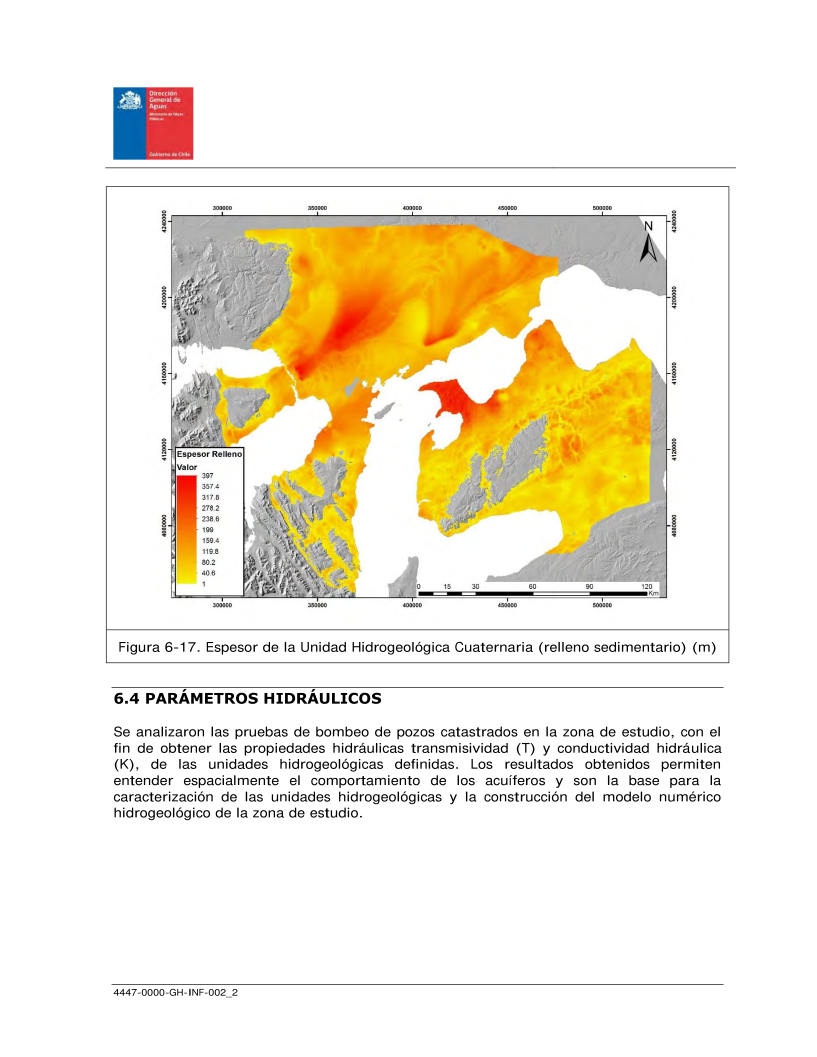
#> input picture 02 PyScripts Magallanes/input/Figura6_17_EspesorRelleno.png, 2449 x 3169 px, found by its file name (shown at 1/3 size)
$ python 09_digitalizar_espesor_relleno.py
#> lines starting #> are read from the running program, lines starting #| are printed output that depends on the picture; after the words box and inside, x2 and y2 are one past the last pixel; in counts of white or black regions, pixels touching at a corner belong together
### 02 PyScripts Magallanes/project_paths.py
from __future__ import annotations

import csv
import os
from pathlib import Path
from typing import Iterable

SCRIPT_DIR = Path(__file__).resolve().parent
BASE_DIR_PATH = Path(os.environ.get("MAGALLANES_BASE_DIR", SCRIPT_DIR.parent)).resolve()
PY_SCRIPTS_DIR_PATH = BASE_DIR_PATH / "02 PyScripts Magallanes"
EDITABLE_INPUTS_DIR_PATH = Path(
    os.environ.get("MAGALLANES_EDITABLE_INPUTS_DIR", BASE_DIR_PATH / "Editable_Inputs")
).resolve()

BASE_DIR = str(BASE_DIR_PATH)
PY_SCRIPTS_DIR = str(PY_SCRIPTS_DIR_PATH)
EDITABLE_INPUTS_DIR = str(EDITABLE_INPUTS_DIR_PATH)

INPUT_CATALOG = [
    {"category": "perhc", "relative_path": "01 Etapa 1/Anexos/Anexo E - SIG/04_Geodatabases/PERHC/area_estudio_total.shp"},
    {"category": "perhc", "relative_path": "01 Etapa 1/Anexos/Anexo E - SIG/04_Geodatabases/PERHC/cuenca_rio_penitente.shp"},
    {"category": "perhc", "relative_path": "01 Etapa 1/Anexos/Anexo E - SIG/04_Geodatabases/PERHC/cuenca_rio_del_oro.shp"},
    {"category": "perhc", "relative_path": "01 Etapa 1/Anexos/Anexo E - SIG/04_Geodatabases/PERHC/cuenca_rio_robalo.shp"},
    {"category": "perhc", "relative_path": "01 Etapa 1/Anexos/Anexo E - SIG/04_Geodatabases/PERHC/red_hidro_penitente.shp"},
    {"category": "perhc", "relative_path": "01 Etapa 1/Anexos/Anexo E - SIG/04_Geodatabases/PERHC/red_hidro_oro.shp"},
    {"category": "perhc", "relative_path": "01 Etapa 1/Anexos/Anexo E - SIG/04_Geodatabases/PERHC/red_hidro_robalo.shp"},
    {"category": "perhc", "relative_path": "01 Etapa 1/Anexos/Anexo E - SIG/04_Geodatabases/PERHC/hidro_masas_lacustres.shp"},
    {"category": "raster", "relative_path": "01 Etapa 1/Anexos/Anexo E - SIG/05_Raster/EZ_DEM_penitente.shp"},
    {"category": "raster", "relative_path": "01 Etapa 1/Anexos/Anexo E - SIG/05_Raster/EZ_DEM_oro.shp"},
    {"category": "raster", "relative_path": "01 Etapa 1/Anexos/Anexo E - SIG/05_Raster/EZ_DEM_robalo.shp"},
    {"category": "sig3d", "relative_path": "03 SIG Magallanes/Lagunas.shp"},
    {"category": "sig3d", "relative_path": "03 SIG Magallanes/propsBOT_Vertientes_Proj.shp"},
    {"category": "sig3d", "relative_path": "03 SIG Magallanes/propsBOT_Fuego_Proj.shp"},
    {"category": "pozos", "relative_path": "01 Etapa 1/Antecedentes/Pozos/Consolidado Pozos/Derechos_de_Agua.xlsx"},
    {"category": "pozos", "relative_path": "01 Etapa 1/Antecedentes/Pozos/DDAA_subte.xlsx"},
    {"category": "pozos", "relative_path": "01 Etapa 1/Antecedentes/Pozos/pozo_nuevo.shp"},
    {"category": "pozos", "relative_path": "01 Etapa 1/Antecedentes/MEE/Rio_Oro.csv"},
    {"category": "datasets", "relative_path": "02 PyScripts Magallanes/data_set_oferta_hidrica.xlsx"},
    {"category": "datasets", "relative_path": "02 PyScripts Magallanes/datos_cuencas.json"},
    {"category": "datasets", "relative_path": "02 PyScripts Magallanes/pozos_acuifero.csv"},
    {"category": "datasets", "relative_path": "02 PyScripts Magallanes/pozos_acuifero.geojson"},
    {"category": "dem", "relative_path": "02 PyScripts Magallanes/DEM_Copernicus_30m/mosaicos/DEM_Cop30_Penitente_UTM19S.tif"},
    {"category": "dem", "relative_path": "02 PyScripts Magallanes/DEM_Copernicus_30m/mosaicos/DEM_Cop30_El_Oro_UTM19S.tif"},
    {"category": "dem", "relative_path": "02 PyScripts Magallanes/DEM_Copernicus_30m/mosaicos/DEM_Cop30_Robalo_UTM19S.tif"},
    {"category": "dem", "relative_path": "02 PyScripts Magallanes/DEM_Copernicus_30m/espesor_relleno/EspesorRelleno_Regional.tif"},
    {"category": "dem", "relative_path": "02 PyScripts Magallanes/DEM_Copernicus_30m/espesor_relleno/EspesorRelleno_Penitente.tif"},
    {"category": "dem", "relative_path": "02 PyScripts Magallanes/DEM_Copernicus_30m/espesor_relleno/EspesorRelleno_El_Oro.tif"},
    {"category": "dem", "relative_path": "02 PyScripts Magallanes/input/Figura6_17_EspesorRelleno.png"},
]


def _as_relative_path(path: str | os.PathLike[str]) -> Path:
    candidate = Path(path)
    if candidate.is_absolute():
        try:
            return candidate.resolve().relative_to(BASE_DIR_PATH)
        except ValueError:
            return candidate
    return candidate


def resolve_input(path: str | os.PathLike[str]) -> str:
    rel = _as_relative_path(path)
    if rel.is_absolute():
        return str(rel)
    override = EDITABLE_INPUTS_DIR_PATH / rel
    if override.exists():
        return str(override)
    return str(BASE_DIR_PATH / rel)


# [5 lines left out: function editable_target, not called in this run]


def ensure_editable_root() -> Path:
    EDITABLE_INPUTS_DIR_PATH.mkdir(parents=True, exist_ok=True)
    return EDITABLE_INPUTS_DIR_PATH


def iter_catalog() -> Iterable[dict[str, str]]:
    return INPUT_CATALOG


# [7 lines left out: function write_catalog_csv, not called in this run]

### 02 PyScripts Magallanes/09_digitalizar_espesor_relleno.py
"""
Script 09 (v2): Digitalización Figura 6-17 — Espesor Relleno Cuaternario
==========================================================================
Proyecto : Análisis de Recursos Hídricos - Cuencas Magallanes (IDIEM/DGA)
Propósito:
  Reproduce el raster "Espesor de la Unidad Hidrogeológica Cuaternaria
  (relleno sedimentario)" de la Figura 6-17.

  Modo imagen (prioritario): convierte color→espesor desde el PNG
  extraído del PDF. Calibración exacta del marco de la figura.

  Modo manual (fallback): ~200 puntos de control actualizados desde
  lectura cuidadosa de la figura con las cuencas de estudio superpuestas.

  Correcciones respecto a v1:
    - Cuenca Penitente: mayormente roca (0 m). Sólo franja E tiene
      relleno ~20–100 m (no 300–400 m como estaba antes).
    - Cuenca El Oro: mezcla valle 40–150 m + afloramientos rocosos.
    - Pampa profunda (300–397 m) sólo E=330k–380k, N=4210k–4248k
      (fuera de las cuencas de estudio).
    - Suavizado gaussiano reforzado para evitar gradientes abruptos.

  Salida:
    DEM_Copernicus_30m/espesor_relleno/EspesorRelleno_Regional.tif
    DEM_Copernicus_30m/espesor_relleno/EspesorRelleno_Penitente.tif
    DEM_Copernicus_30m/espesor_relleno/EspesorRelleno_El_Oro.tif
    input/VALIDACION_espesor_relleno.png

  Cuenca Róbalo (Y≈3 904 000) está fuera del extent → Script 07 usa gaussiano.

Autor : Especialista Senior en Modelación
Fecha : 11-03-2026
"""

import os
import numpy as np
import geopandas as gpd
import rasterio
from rasterio.transform import from_origin
from rasterio.crs import CRS
from rasterio.mask import mask as rio_mask
from scipy.interpolate import griddata
from scipy.ndimage import gaussian_filter
from project_paths import BASE_DIR as BASE, PY_SCRIPTS_DIR as OUT, resolve_input

# ─────────────────────────────────────────────────────────
# RUTAS
# ─────────────────────────────────────────────────────────
IMG_PATH  = resolve_input("02 PyScripts Magallanes/input/Figura6_17_EspesorRelleno.png")
BASIN_SHP = resolve_input("01 Etapa 1/Anexos/Anexo E - SIG/04_Geodatabases/PERHC/area_estudio_total.shp")
FILL_D    = os.path.join(OUT, "DEM_Copernicus_30m/espesor_relleno")
os.makedirs(FILL_D, exist_ok=True)
os.makedirs(os.path.join(OUT, "input"), exist_ok=True)

# ─────────────────────────────────────────────────────────
# CALIBRACIÓN PIXEL→UTM (extraída del análisis del PDF a 4x zoom)
# Marco del mapa visible en Figura 6-17:
#   col 318  → E = 300 000 m  |  col 2186 → E = 500 000 m
#   row 262  → N = 4 240 000 m|  row 1800 → N = 4 080 000 m
# ─────────────────────────────────────────────────────────
MAP_PIX_LEFT   =  318
MAP_PIX_TOP    =  262
MAP_PIX_RIGHT  = 2186
MAP_PIX_BOTTOM = 1800
MAP_X_LEFT     = 300_000
MAP_X_RIGHT    = 500_000
MAP_Y_TOP      = 4_240_000
MAP_Y_BOTTOM   = 4_080_000

# ─────────────────────────────────────────────────────────────────────────────
# PUNTOS DE CONTROL MANUALES ACTUALIZADOS (UTM 32719)
# Leídos de Fig 6-17 con cuencas de estudio superpuestas.
# Columnas: Easting, Northing, Espesor_m
#
# Reglas aplicadas:
#  - Gris (roca) → 0 m
#  - Blanco (agua/mar) → nodata (excluido de interpolación)
#  - Amarillo (H~60°) → ~1–40 m
#  - Naranja (H~30°)  → ~130–200 m
#  - Rojo    (H~0°)   → ~350–397 m
#  - Penitente interior: roca 0 m, franja E (E>335k): 25–100 m
#  - El Oro: valles 40–150 m, afloramientos rocosos 0 m
# ─────────────────────────────────────────────────────────────────────────────
CONTROL_POINTS = np.array([

    # ── PAMPA NORTE — zona más profunda (fuera de cuencas) ───────────────────
    # Franja N=4235k–4248k, E=330k–370k: rojo intenso 360–397 m
    [330000, 4248000, 290], [340000, 4248000, 355], [350000, 4248000, 385],
    [355000, 4248000, 397], [360000, 4248000, 390], [370000, 4248000, 360],
    [380000, 4248000, 290], [390000, 4248000, 215], [400000, 4248000, 145],

    [330000, 4238000, 310], [340000, 4238000, 370], [350000, 4238000, 395],
    [355000, 4238000, 397], [360000, 4238000, 388], [370000, 4238000, 355],
    [380000, 4238000, 275], [390000, 4238000, 195], [400000, 4238000, 130],
    [410000, 4238000,  75], [420000, 4238000,  40],

    [330000, 4228000, 280], [340000, 4228000, 345], [350000, 4228000, 370],
    [358000, 4228000, 380], [365000, 4228000, 355], [375000, 4228000, 300],
    [385000, 4228000, 235], [395000, 4228000, 160], [405000, 4228000, 100],
    [415000, 4228000,  55], [425000, 4228000,  25],

    [330000, 4218000, 240], [340000, 4218000, 300], [350000, 4218000, 330],
    [360000, 4218000, 315], [370000, 4218000, 270], [380000, 4218000, 205],
    [390000, 4218000, 145], [400000, 4218000,  90], [410000, 4218000,  50],
    [420000, 4218000,  22], [430000, 4218000,  10],

    [325000, 4208000, 185], [335000, 4208000, 235], [345000, 4208000, 260],
    [355000, 4208000, 245], [365000, 4208000, 210], [375000, 4208000, 160],
    [385000, 4208000, 110], [395000, 4208000,  70], [405000, 4208000,  38],
    [415000, 4208000,  15], [425000, 4208000,   5],

    [320000, 4198000, 120], [330000, 4198000, 165], [340000, 4198000, 195],
    [350000, 4198000, 185], [360000, 4198000, 160], [370000, 4198000, 125],
    [380000, 4198000,  86], [390000, 4198000,  52], [400000, 4198000,  28],
    [410000, 4198000,  12],

    [315000, 4188000,  62], [325000, 4188000, 100], [335000, 4188000, 130],
    [345000, 4188000, 135], [355000, 4188000, 115], [365000, 4188000,  85],
    [375000, 4188000,  55], [385000, 4188000,  30], [395000, 4188000,  14],

    [308000, 4178000,  28], [318000, 4178000,  55], [328000, 4178000,  75],
    [338000, 4178000,  82], [348000, 4178000,  72], [358000, 4178000,  52],
    [368000, 4178000,  32], [378000, 4178000,  16],

    [305000, 4168000,  14], [315000, 4168000,  30], [325000, 4168000,  48],
    [335000, 4168000,  58], [345000, 4168000,  52], [355000, 4168000,  36],
    [365000, 4168000,  20], [375000, 4168000,   8],

    # ── CUENCA PENITENTE (E=292k–346k, N=4182k–4248k) ───────────────────────
    # Interior mayormente roca (gris = 0 m). Sólo franja oriental tiene relleno.
    # Zona W-central: bedrock
    [293000, 4190000,  0], [297000, 4205000,  0], [300000, 4218000,  0],
    [303000, 4230000,  5], [300000, 4242000,  5], [295000, 4246000,  0],
    [305000, 4196000,  0], [308000, 4210000,  0], [312000, 4222000,  8],
    [312000, 4234000, 12], [309000, 4244000,  8],
    [318000, 4185000,  0], [320000, 4200000,  5], [320000, 4214000, 12],
    [322000, 4226000, 20], [320000, 4238000, 18],
    [327000, 4184000,  5], [328000, 4196000, 12], [328000, 4210000, 22],
    [328000, 4222000, 32], [327000, 4234000, 28],

    # Franja oriental Penitente: transición yellow → light orange (~25–95 m)
    [334000, 4184000, 22], [336000, 4194000, 38], [337000, 4204000, 55],
    [338000, 4214000, 70], [339000, 4224000, 82], [340000, 4234000, 90],
    [340000, 4244000, 88], [341000, 4246000, 80],
    [343000, 4188000, 28], [344000, 4200000, 48], [344000, 4212000, 65],
    [345000, 4222000, 78], [345000, 4234000, 85], [345000, 4244000, 82],

    # ── CUENCA EL ORO (E=421k–454k, N=4083k–4145k) ──────────────────────────
    # Valles con relleno moderado; afloramientos rocosos en SE (0 m)
    # Borde sur (muy poco relleno)
    [422000, 4083000,  5], [428000, 4087000, 18], [435000, 4085000, 12],
    [442000, 4085000,  8], [449000, 4084000,  5], [453000, 4087000,  8],
    # Franja central
    [423000, 4095000, 28], [429000, 4098000, 48], [435000, 4097000, 35],
    [441000, 4095000, 28], [447000, 4093000, 20], [452000, 4093000, 22],
    [423000, 4106000, 48], [429000, 4110000, 72], [435000, 4108000, 58],
    [440000, 4107000, 42], [446000, 4104000, 35], [451000, 4104000, 38],
    [424000, 4116000, 68], [430000, 4120000, 95], [436000, 4118000, 78],
    [441000, 4116000, 60], [447000, 4113000, 50], [451000, 4113000, 55],
    # Franja norte (más gruesa)
    [424000, 4126000, 88], [430000, 4130000,115], [435000, 4129000, 92],
    [440000, 4127000, 72], [446000, 4124000, 62], [451000, 4122000, 68],
    [424000, 4133000,105], [430000, 4136000,128], [435000, 4135000,105],
    [440000, 4133000, 82], [446000, 4130000, 72], [451000, 4129000, 78],
    [425000, 4140000,100], [430000, 4142000,120], [435000, 4141000, 98],
    [440000, 4139000, 76], [445000, 4137000, 65], [450000, 4136000, 70],
    [452000, 4141000, 62],
    # Afloramiento rocoso SE de El Oro (gris en la figura)
    [445000, 4120000, 25], [449000, 4128000, 38], [452000, 4135000, 52],

    # ── FRANJA TDF CENTRAL (entre cuencas) ──────────────────────────────────
    # E=400k–500k, N=4080k–4210k — zona naranja variable
    [402000, 4088000,  8], [412000, 4088000, 14], [422000, 4088000, 18],
    [432000, 4088000, 22], [442000, 4088000, 15], [452000, 4088000, 10],
    [462000, 4088000,  6], [472000, 4088000,   4], [482000, 4088000,  2],
    [492000, 4088000,  1],

    [402000, 4100000, 14], [412000, 4100000, 24], [422000, 4100000, 34],
    [432000, 4100000, 38], [442000, 4100000, 28], [452000, 4100000, 20],
    [462000, 4100000, 14], [472000, 4100000, 10], [482000, 4100000,  6],
    [492000, 4100000,  3],

    [402000, 4115000, 22], [412000, 4115000, 38], [422000, 4115000, 55],
    [432000, 4115000, 60], [442000, 4115000, 50], [452000, 4115000, 40],
    [462000, 4115000, 28], [472000, 4115000, 20], [482000, 4115000, 12],
    [492000, 4115000,  6],

    [402000, 4130000, 32], [412000, 4130000, 52], [422000, 4130000, 72],
    [432000, 4130000, 82], [442000, 4130000, 72], [452000, 4130000, 60],
    [462000, 4130000, 46], [472000, 4130000, 32], [482000, 4130000, 20],
    [492000, 4130000, 10],

    [402000, 4145000, 42], [412000, 4145000, 65], [422000, 4145000, 90],
    [432000, 4145000,105], [442000, 4145000, 95], [452000, 4145000, 82],
    [462000, 4145000, 68], [472000, 4145000, 52], [482000, 4145000, 35],
    [492000, 4145000, 20],

    [402000, 4158000, 55], [412000, 4158000, 80], [422000, 4158000,108],
    [432000, 4158000,125], [442000, 4158000,120], [452000, 4158000,108],
    [462000, 4158000, 92], [472000, 4158000, 75], [482000, 4158000, 55],
    [492000, 4158000, 35],

    [402000, 4170000, 65], [412000, 4170000, 88], [422000, 4170000,112],
    [432000, 4170000,130], [442000, 4170000,128], [452000, 4170000,118],
    [462000, 4170000,104], [472000, 4170000, 88], [482000, 4170000, 68],
    [492000, 4170000, 45],

    [402000, 4182000, 62], [412000, 4182000, 84], [422000, 4182000,106],
    [432000, 4182000,122], [442000, 4182000,120], [452000, 4182000,110],
    [462000, 4182000, 96], [472000, 4182000, 80], [482000, 4182000, 62],
    [492000, 4182000, 42],

    [402000, 4194000, 52], [412000, 4194000, 72], [422000, 4194000, 92],
    [432000, 4194000,108], [442000, 4194000,108], [452000, 4194000, 98],
    [462000, 4194000, 85], [472000, 4194000, 68], [482000, 4194000, 50],
    [492000, 4194000, 32],

    [402000, 4206000, 38], [412000, 4206000, 55], [422000, 4206000, 74],
    [432000, 4206000, 88], [442000, 4206000, 88], [452000, 4206000, 80],
    [462000, 4206000, 68], [472000, 4206000, 52], [482000, 4206000, 36],
    [492000, 4206000, 20],

    # ── BORDES Y ZONAS DE ROCA (S=0 m) ──────────────────────────────────────
    # Borde W (cordillera patagónica, roca)
    [280000, 4080000, 0], [280000, 4100000, 0], [280000, 4120000, 0],
    [280000, 4140000, 0], [280000, 4160000, 0], [280000, 4180000, 0],
    [280000, 4200000, 0], [280000, 4220000, 0], [280000, 4240000, 0],
    # Borde E (roca TDF oriental)
    [502000, 4080000, 0], [502000, 4100000, 0], [502000, 4120000, 0],
    [502000, 4140000, 0], [502000, 4160000, 0], [502000, 4180000, 0],
    [502000, 4200000, 0], [502000, 4220000, 0],

], dtype=np.float32)


# [53 lines left out: function build_regional_raster, not called in this run]


def build_fill_from_image(img_path, regional_tif, resolution=250):
    """
    Conversión automática color→espesor desde imagen PNG.

    Calibración de píxeles (extraída del PDF a 4×zoom = 2449×3169 px):
      col 318  → E=300 000 m  |  col 2186 → E=500 000 m
      row 262  → N=4 240 000 m|  row 1800 → N=4 080 000 m

    Escala de colores de la leyenda (HSV):
      Amarillo H≈60°, S≈1, V≈1 → 1 m
      Rojo     H≈0°,  S≈1, V≈1 → 397 m
      Conversión: depth = 1 + 396 × (60 − H°) / 60   para H ∈ [0°,65°]

    Gris (roca, S<0.20 o no-amarillo/naranja/rojo) → nodata
    Blanco (agua, V>0.97 y S<0.08) → nodata

    Suavizado bicapa (σ=5 + σ=3) para transiciones geológicamente suaves.
    """
#> called with resolution = 250
    from PIL import Image
    import matplotlib.colors as mcolors

    img  = Image.open(img_path).convert("RGB")
#> img is the input picture: PIL image 2449x3169 RGB; mean R, G, B 242.3, 235.8, 220.2
    arr  = np.array(img, dtype=np.float32)
    h_px, w_px = arr.shape[:2]
    print(f"  Imagen: {w_px}×{h_px} px")
#|   Imagen: 2449×3169 px

    # ── Recortar al marco del mapa ────────────────────────────────────────
    L, T = MAP_PIX_LEFT, MAP_PIX_TOP
    R, B = MAP_PIX_RIGHT, MAP_PIX_BOTTOM
    crop = arr[T:B, L:R, :] / 255.0          # shape (rows_map, cols_map, 3)
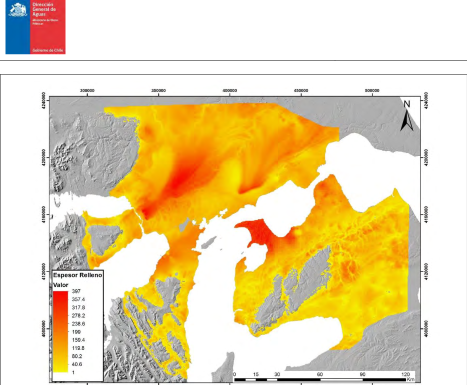
#> crop: shape (1538, 1868, 3) float32 (shown at 1/4 size); mean R, G, B 0.917, 0.841, 0.674
    map_h, map_w = crop.shape[:2]
    print(f"  Marco mapa: {map_w}×{map_h} px  "
          f"({MAP_X_LEFT}–{MAP_X_RIGHT} E, {MAP_Y_BOTTOM}–{MAP_Y_TOP} N)")
#|   Marco mapa: 1868×1538 px  (300000–500000 E, 4080000–4240000 N)

    # ── Convertir a HSV ────────────────────────────────────────────────────
    hsv = mcolors.rgb_to_hsv(crop)           # H∈[0,1], S∈[0,1], V∈[0,1]
#> hsv: shape (1538, 1868, 3) float32; mean of channels 0, 1, 2 0.114, 0.261, 0.922
    H_deg = hsv[..., 0] * 360.0
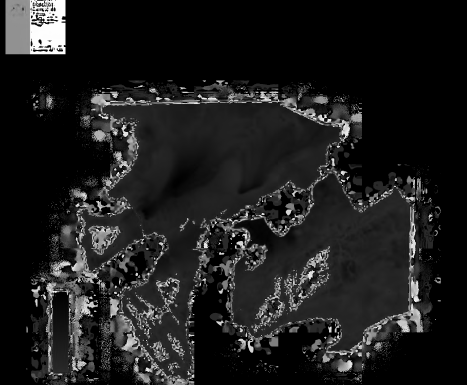
#> H_deg: shape (1538, 1868) float32 (shown at 1/4 size); min 0, max 359.8, mean 40.9; drawn with min black and max white
    S     = hsv[..., 1]
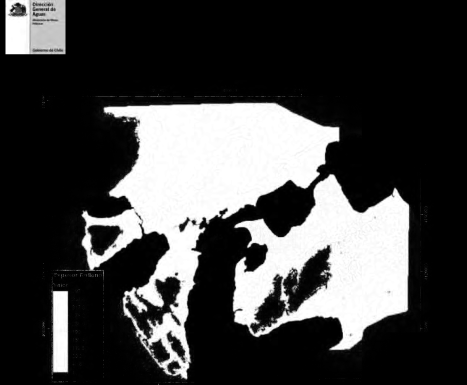
#> S: shape (1538, 1868) float32 (shown at 1/4 size); min 0, max 1, mean 0.261
    V     = hsv[..., 2]
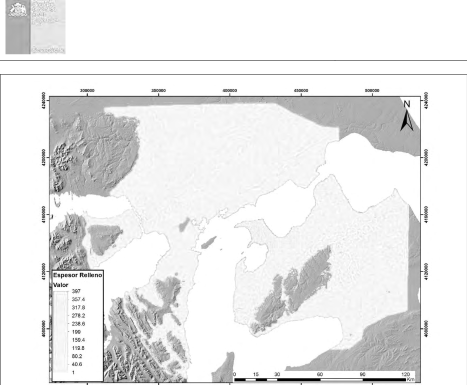
#> V: shape (1538, 1868) float32 (shown at 1/4 size); min 0, max 1, mean 0.915

    # ── Máscara de píxeles sedimento (yellow→orange→red) ──────────────────
    # Excluye gris (roca), blanco (agua/papel), azules/verdes (fondo externo)
    is_sediment = (
        (S > 0.35) &          # suficientemente saturado
        (V > 0.50) &          # no demasiado oscuro
        (H_deg <= 65.0) &     # sólo hues cálidos (yellow–red)
        ~((V > 0.97) & (S < 0.08))   # excluir blanco puro
    )
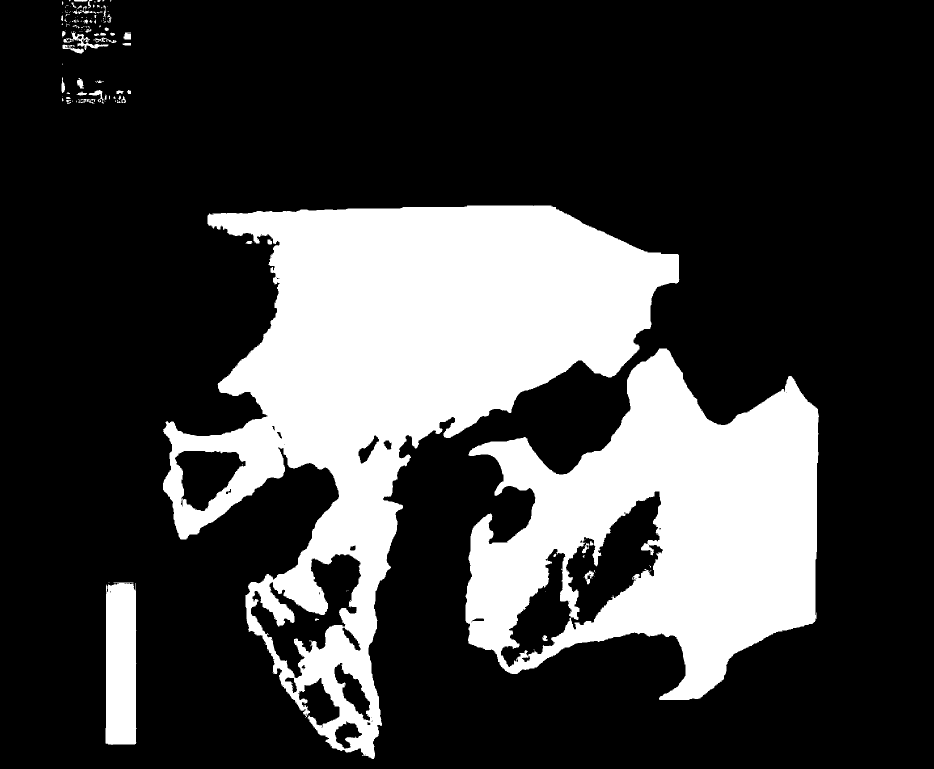
#> is_sediment: shape (1538, 1868) bool (shown at 1/2 size); 25.1% white; 151 white regions (100 under 20 px), largest, box (x1, y1, x2, y2) and area: (326, 411, 1359, 1518) 424388, (931, 697, 1638, 1400) 272557, (211, 1165, 273, 1490) 19273

    # ── Conversión lineal Hue→Espesor ─────────────────────────────────────
    # H=60° → 1m; H=0° → 397m  (amarillo=poco, rojo=mucho)
    depth_raw = np.where(
        is_sediment,
        np.clip(1.0 + 396.0 * (60.0 - np.clip(H_deg, 0.0, 60.0)) / 60.0, 1.0, 397.0),
        np.nan
    ).astype("float32")

    # ── Coordenadas UTM para cada píxel del recorte ───────────────────────
    px_x = np.linspace(MAP_X_LEFT,  MAP_X_RIGHT,  map_w)
#> (the rest of the program and of its run is left out)
